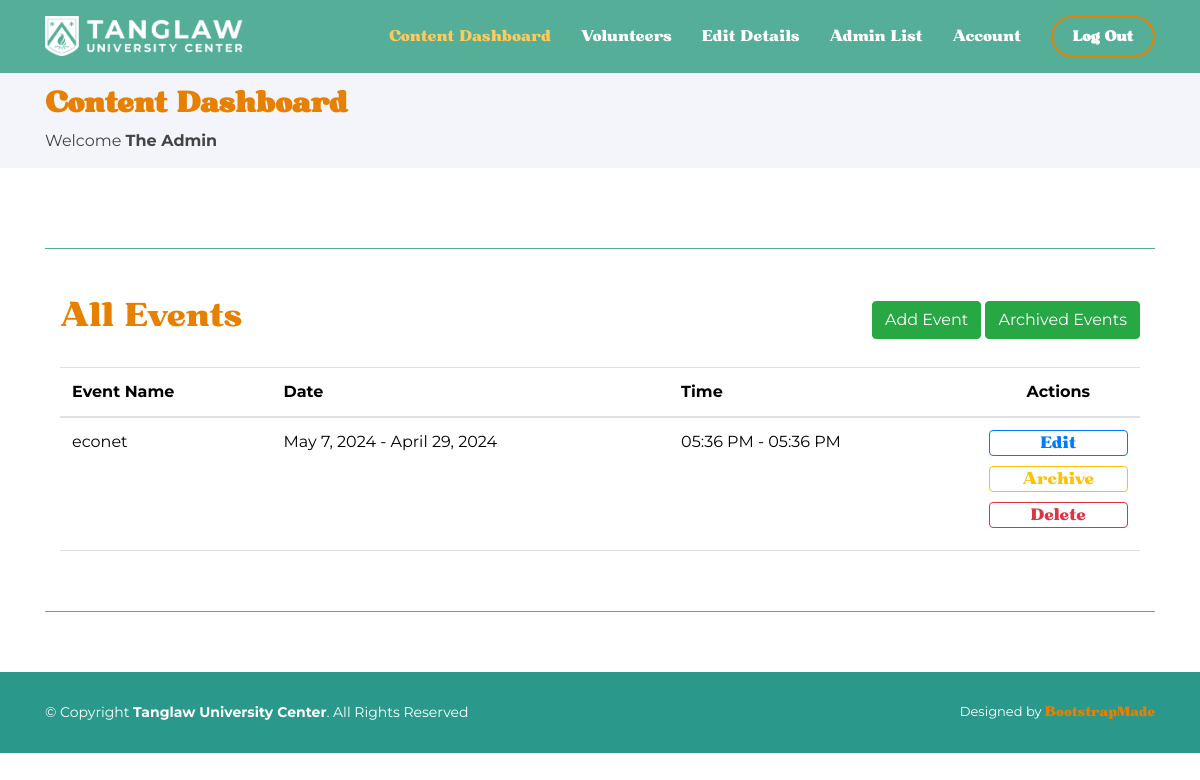
The page /admin/adminHome.php (signed in) on the database as committed earlier.
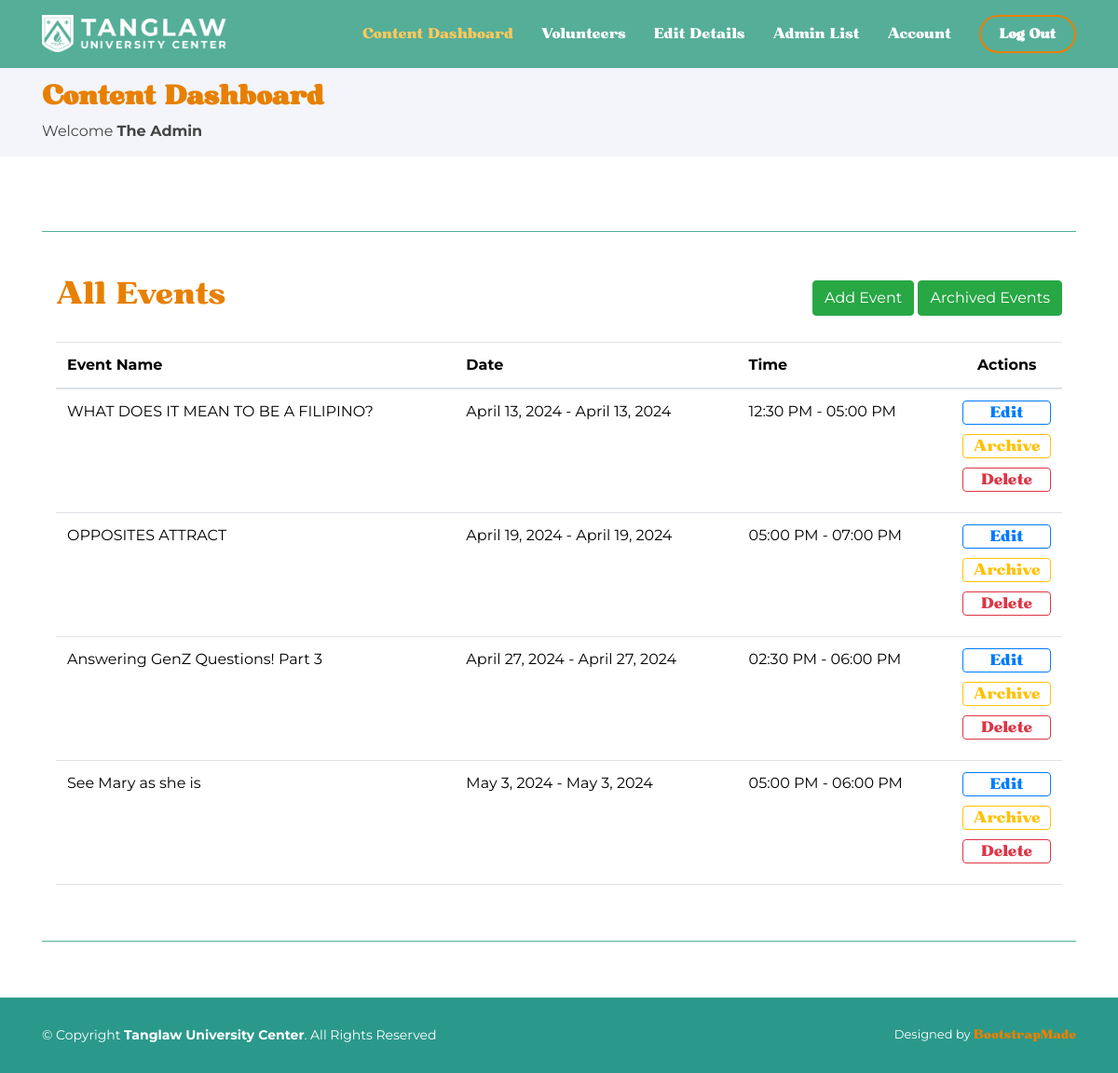
The same page on the database as committed later.
### tables this page shows
CREATE TABLE `events` (
  `event_image` longblob NOT NULL,
  `event_name` varchar(255) NOT NULL,
  `event_location` varchar(255) NOT NULL,
  `event_contact_person` varchar(255) NOT NULL,
  `event_contact` varchar(11) NOT NULL,
  `event_date_start` date NOT NULL,
  `event_date_end` date NOT NULL,
  `event_time_start` time NOT NULL,
  `event_time_end` time NOT NULL,
  `event_content` mediumtext NOT NULL,
  `event_id` int(11) NOT NULL
);

### admin/adminHome.php (the view, shortened to what this page needs)
<?php
    if (!isset($_SESSION["admin"])) {
        header("Location: ../authentication/adminLogin.php");
    }  else {
        $admin = $_SESSION["admin"];
        $admin_fullname = $admin["admin_fullname"];
        $admin_role = $admin["admin_role"];
    }
?>
<!DOCTYPE html>
<html lang="en">
<head>
  <link href="../assets/vendor/aos/aos.css" rel="stylesheet">
  <link href="../assets/vendor/bootstrap/css/bootstrap.min.css" rel="stylesheet">
  <link href="../assets/vendor/bootstrap-icons/bootstrap-icons.css" rel="stylesheet">
  <link href="../assets/vendor/boxicons/css/boxicons.min.css" rel="stylesheet">
  <link href="../assets/vendor/glightbox/css/glightbox.min.css" rel="stylesheet">
  <link href="../assets/vendor/remixicon/remixicon.css" rel="stylesheet">
  <link href="../assets/vendor/swiper/swiper-bundle.min.css" rel="stylesheet">
  <link rel="stylesheet" href="https://stackpath.bootstrapcdn.com/bootstrap/4.5.2/css/bootstrap.min.css">
  <link href="../assets/css/style.css" rel="stylesheet">
  <link href="../assets/css/font.css" rel="stylesheet">
</head>
<?php
    require_once("../db-connector.php");
    $query = "SELECT * FROM events";
    $stmt = $pdo_obj->query($query);
    $events = $stmt->fetchAll(PDO::FETCH_ASSOC);
?>
<body>
  <header id="header" class="fixed-top header-inner-pages">
    <div class="container d-flex align-items-center">
    <a href="adminHome.php" class="logo me-auto"><img src="../assets/img/logo.png" alt="" class="img-fluid"></a>
      <nav id="navbar" class="navbar">
      <ul>
        <li><a class="nav-link scrollto active" href="adminHome.php">Content Dashboard</a></li>
        <li><a class="nav-link scrollto" href="userDashboard.php">Volunteers</a></li>
        <?php
          if($admin_role == "s_admin"){
            echo "<li><a class='nav-link scrollto' href='editOrgInfo.php'>Edit Details</a></li>";
          }
        ?>
        <li><a class="nav-link scrollto" href="allAdmin.php">Admin List</a></li>
        <li><a class="nav-link scrollto" href="adminProfile.php">Account</a></li>
        <li><a class="login" href="../authentication/adminLogout.php">Log Out</a></li>
      </ul>
      </nav>
    </div>
  </header>
  <main id="main">
    <section id="breadcrumbs" class="breadcrumbs">
      <div class="container">
        <h2 class="header-text-2">Content Dashboard</h2>
        <?php
            echo "Welcome <b>".$admin_fullname."</b>";
        ?>
      </div>
    </section>
    <section class="inner-page">
      <div class="container">
      <div class="line"></div>
    <div class="container table-container">
<br>
<br>
  <div class="d-flex justify-content-between align-items-center">
    <h2 style="color:#e78000">All Events</h2>
    <div>
        <a class="btn btn-success" href="addContent.php">Add Event</a>
        <a class="btn btn-success" href="archive.php">Archived Events</a>
    </div>
  </div>
  <br>
  <table style="margin-bottom:60px;" class="table">
    <thead>
      <tr>
        <th>Event Name</th>
        <th>Date</th>
        <th>Time</th>
        <th style="text-align: center;">Actions</th>
      </tr>
    </thead>
    <tbody>
      <?php foreach ($events as $event): ?>
        <tr>
          <td><?php echo $event['event_name']; ?></td>
          <td><?php echo date("F j, Y", strtotime($event['event_date_start'])); ?> - <?php echo date("F j, Y", strtotime($event['event_date_end'])); ?></td>
          <td><?php echo date("h:i A", strtotime($event['event_time_start'])); ?> - <?php echo date("h:i A", strtotime($event['event_time_end'])); ?></td>
          <td>
          <a href="editContent.php?id=<?php echo $event['event_id']; ?>"><button style="margin-bottom:10px; display: flex; justify-content: center; align-items: center;" class="btn btn-outline-primary dash-button">Edit</button></a>
          <a href="archiveContent.php?id=<?php echo $event['event_id']; ?>" onclick="return confirm('Are you sure you want to archive this content?');"><button style="margin-bottom:10px; display: flex; justify-content: center; align-items: center;" class="btn btn-outline-warning dash-button">Archive</button></a>
          <a href="deleteContent.php?id=<?php echo $event['event_id']; ?>" onclick="return confirm('Are you sure you want to delete this content?');"><button style="margin-bottom:10px; display: flex; justify-content: center; align-items: center;" class="btn btn-outline-danger dash-button">Delete</button>
          </a>
          </td>
        </tr>
      <?php endforeach; ?>
    </tbody>
  </table>
</div>
      <div class="line"></div>
      </div>
    </section>
  </main>
  <footer id="footer">
    <div class="container footer-bottom clearfix">
      <div class="copyright">
        &copy; Copyright <strong><span>Tanglaw University Center</span></strong>. All Rights Reserved
      </div>
      <div class="credits">
        Designed by <a href="https://bootstrapmade.com/">BootstrapMade</a>
      </div>
    </div>
  </footer>
</body>
</html>

### assets/css/style.css (style rules this page uses)
body { font-family: "Montserrat"; color: #444444; }
a { color: #e78000; text-decoration: none; font-family: "Bugaki"; }
h1, h2, h3, h4, h5, h6 { font-family: "Bugaki"; }
#header { transition: all 0.5s; z-index: 997; padding: 15px 0; }
#header.header-scrolled, #header.header-inner-pages { background: rgba(67, 166, 141, 0.9); }
#header .logo { font-size: 30px; margin: 0; padding: 0; line-height: 1; font-weight: 500; letter-spacing: 2px; text-transform: uppercase; }
#header .logo img { max-height: 40px; }
.navbar { padding: 0; }
.navbar ul { margin: 0; padding: 0; display: flex; list-style: none; align-items: center; }
.navbar li { position: relative; }
.navbar a, .navbar a:focus { display: flex; align-items: center; justify-content: space-between; padding: 10px 0 10px 30px; font-size: 15px; font-weight: 500; color: #fff; white-space: nowrap; transition: 0.3s; }
.navbar a:hover, .navbar .active, .navbar .active:focus, .navbar li:hover>a { color: #ffc95b; }
.navbar .login, .navbar .login:focus { padding: 8px 20px; margin-left: 30px; border-radius: 50px; color: #fff; font-size: 14px; border: 2px solid #e78000; font-weight: 600; }
section { padding: 60px 0; overflow: hidden; }
.breadcrumbs { padding: 15px 0; background: #f3f5fa; min-height: 40px; margin-top: 72px; }
.breadcrumbs h2 { font-size: 28px; font-weight: 600; color: #e78000; }
#footer { font-size: 14px; background: #2a998b; }
#footer .footer-bottom { padding-top: 30px; padding-bottom: 30px; color: #fff; }
#footer .copyright { float: left; }
#footer .credits { float: right; font-size: 13px; }
#footer .credits a { transition: 0.3s; }
.line { margin-top: 20px; border-top: 1px solid rgba(67, 166, 141, 0.9); }
.dash-button { display:flex; justify-content:flex-end; width:100%; padding:0 }

### admin/adminHome.php (style rules this page uses)
#footer { position: static; left: 0; bottom: 0; width: 100%; color: white; text-align: center; }

Rows that differ between the two databases and show on the page:
removed events: event_name "econet", event_date_start "May 7, 2024", event_date_end "April 29, 2024", event_time_start "05:36 PM", event_time_end "05:36 PM"
added events: event_name "WHAT DOES IT MEAN TO BE A FILIPINO?", event_date_start "April 13, 2024", event_date_end "April 13, 2024", event_time_start "12:30 PM", event_time_end "05:00 PM"
added events: event_name "OPPOSITES ATTRACT", event_date_start "April 19, 2024", event_date_end "April 19, 2024", event_time_start "05:00 PM", event_time_end "07:00 PM"
added events: event_name "Answering GenZ Questions! Part 3", event_date_start "April 27, 2024", event_date_end "April 27, 2024", event_time_start "02:30 PM", event_time_end "06:00 PM"
added events: event_name "See Mary as she is", event_date_start "May 3, 2024", event_date_end "May 3, 2024", event_time_start "05:00 PM", event_time_end "06:00 PM"
